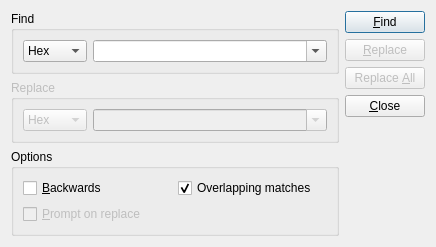
<?xml version="1.0" encoding="UTF-8"?>
<ui version="4.0">
 <class>SearchDialog</class>
 <widget class="QDialog" name="SearchDialog">
  <property name="geometry">
   <rect>
    <x>0</x>
    <y>0</y>
    <width>436</width>
    <height>244</height>
   </rect>
  </property>
  <property name="windowTitle">
   <string>HexEdit - Find/Replace</string>
  </property>
  <layout class="QHBoxLayout" name="horizontalLayout_3">
   <item>
    <layout class="QVBoxLayout" name="verticalLayout_2">
     <item>
      <widget class="QGroupBox" name="gbFind">
       <property name="title">
        <string>Find</string>
       </property>
       <layout class="QHBoxLayout" name="horizontalLayout">
        <item>
         <widget class="QComboBox" name="cbFindFormat">
          <item>
           <property name="text">
            <string>Hex</string>
           </property>
          </item>
          <item>
           <property name="text">
            <string>UTF-8</string>
           </property>
          </item>
         </widget>
        </item>
        <item>
         <widget class="QComboBox" name="cbFind">
          <property name="sizePolicy">
           <sizepolicy hsizetype="Expanding" vsizetype="Fixed">
            <horstretch>0</horstretch>
            <verstretch>0</verstretch>
           </sizepolicy>
          </property>
          <property name="editable">
           <bool>true</bool>
          </property>
         </widget>
        </item>
       </layout>
      </widget>
     </item>
     <item>
      <widget class="QGroupBox" name="gbReplace">
       <property name="enabled">
        <bool>false</bool>
       </property>
       <property name="title">
        <string>Replace</string>
       </property>
       <layout class="QHBoxLayout" name="horizontalLayout_2">
        <item>
         <widget class="QComboBox" name="cbReplaceFormat">
          <item>
           <property name="text">
            <string>Hex</string>
           </property>
          </item>
          <item>
           <property name="text">
            <string>UTF-8</string>
           </property>
          </item>
         </widget>
        </item>
        <item>
         <widget class="QComboBox" name="cbReplace">
          <property name="sizePolicy">
           <sizepolicy hsizetype="Expanding" vsizetype="Fixed">
            <horstretch>0</horstretch>
            <verstretch>0</verstretch>
           </sizepolicy>
          </property>
          <property name="editable">
           <bool>true</bool>
          </property>
         </widget>
        </item>
       </layout>
      </widget>
     </item>
     <item>
      <widget class="QGroupBox" name="gbOptions">
       <property name="title">
        <string>Options</string>
       </property>
       <layout class="QVBoxLayout" name="verticalLayout_3">
        <item>
         <layout class="QHBoxLayout" name="horizontalLayout_5">
          <item>
           <layout class="QVBoxLayout" name="verticalLayout_4">
            <item>
             <widget class="QCheckBox" name="cbBackwards">
              <property name="text">
               <string>&amp;Backwards</string>
              </property>
             </widget>
            </item>
            <item>
             <widget class="QCheckBox" name="cbPrompt">
              <property name="enabled">
               <bool>false</bool>
              </property>
              <property name="text">
               <string>&amp;Prompt on replace</string>
              </property>
             </widget>
            </item>
           </layout>
          </item>
          <item>
           <layout class="QVBoxLayout" name="verticalLayout_5">
            <item>
             <widget class="QCheckBox" name="cbOverlapping">
              <property name="text">
               <string>Overlapping matches</string>
              </property>
              <property name="checked">
               <bool>true</bool>
              </property>
             </widget>
            </item>
            <item>
             <spacer name="verticalSpacer_2">
              <property name="orientation">
               <enum>Qt::Vertical</enum>
              </property>
              <property name="sizeType">
               <enum>QSizePolicy::Expanding</enum>
              </property>
              <property name="sizeHint" stdset="0">
               <size>
                <width>20</width>
                <height>16</height>
               </size>
              </property>
             </spacer>
            </item>
           </layout>
          </item>
         </layout>
        </item>
       </layout>
      </widget>
     </item>
    </layout>
   </item>
   <item>
    <layout class="QVBoxLayout" name="verticalLayout">
     <item>
      <widget class="QPushButton" name="pbFind">
       <property name="text">
        <string>&amp;Find</string>
       </property>
       <property name="shortcut">
        <string>F3</string>
       </property>
       <property name="default">
        <bool>true</bool>
       </property>
      </widget>
     </item>
     <item>
      <widget class="QPushButton" name="pbReplace">
       <property name="enabled">
        <bool>false</bool>
       </property>
       <property name="text">
        <string>&amp;Replace</string>
       </property>
      </widget>
     </item>
     <item>
      <widget class="QPushButton" name="pbReplaceAll">
       <property name="enabled">
        <bool>false</bool>
       </property>
       <property name="text">
        <string>Replace &amp;All</string>
       </property>
      </widget>
     </item>
     <item>
      <widget class="QPushButton" name="pbCancel">
       <property name="text">
        <string>&amp;Close</string>
       </property>
      </widget>
     </item>
     <item>
      <spacer name="verticalSpacer">
       <property name="orientation">
        <enum>Qt::Vertical</enum>
       </property>
       <property name="sizeHint" stdset="0">
        <size>
         <width>20</width>
         <height>40</height>
        </size>
       </property>
      </spacer>
     </item>
    </layout>
   </item>
  </layout>
 </widget>
 <tabstops>
  <tabstop>cbFindFormat</tabstop>
  <tabstop>cbFind</tabstop>
  <tabstop>cbReplaceFormat</tabstop>
  <tabstop>cbReplace</tabstop>
  <tabstop>cbBackwards</tabstop>
  <tabstop>cbPrompt</tabstop>
  <tabstop>cbOverlapping</tabstop>
  <tabstop>pbFind</tabstop>
  <tabstop>pbReplace</tabstop>
  <tabstop>pbReplaceAll</tabstop>
  <tabstop>pbCancel</tabstop>
 </tabstops>
 <resources/>
 <connections>
  <connection>
   <sender>pbCancel</sender>
   <signal>clicked()</signal>
   <receiver>SearchDialog</receiver>
   <slot>hide()</slot>
   <hints>
    <hint type="sourcelabel">
     <x>360</x>
     <y>134</y>
    </hint>
    <hint type="destinationlabel">
     <x>364</x>
     <y>162</y>
    </hint>
   </hints>
  </connection>
 </connections>
</ui>
